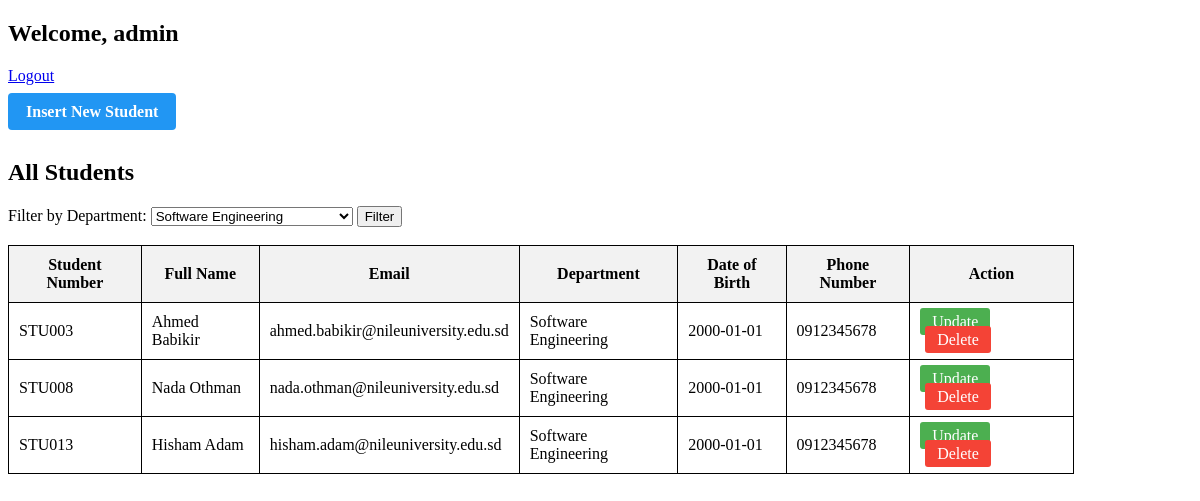
Page /admin.php?department=Software Engineering (signed in) on the committed database.
### tables this page shows
CREATE TABLE `students` (
  `id` int(11) NOT NULL,
  `student_number` varchar(20) DEFAULT NULL,
  `full_name` varchar(100) DEFAULT NULL,
  `email` varchar(100) DEFAULT NULL,
  `department` varchar(100) DEFAULT NULL,
  `date_of_birth` date DEFAULT NULL,
  `phone_number` varchar(20) DEFAULT NULL
);

### admin.php (the view, shortened to what this page needs)
<?php
require "db_connection.php";
$current_user = $_COOKIE['username'];
$selected_department = "";
if (isset($_GET['department'])) {
    $selected_department = $_GET['department'];
}
if ($selected_department != "") {
    $stmt = mysqli_prepare(
        $connection,
        "SELECT * FROM students WHERE department = ?"
    );
    mysqli_stmt_bind_param($stmt, "s", $selected_department);
    mysqli_stmt_execute($stmt);
    $result = mysqli_stmt_get_result($stmt);
} else {
    $result = mysqli_query($connection, "SELECT * FROM students");
}
?>
<!DOCTYPE html>
<html>
<head>
</head>
<body>
<h2>Welcome, <?= htmlspecialchars($current_user) ?></h2>
<a href="logout.php">Logout</a>
<br><br>
<a href="insert.html" class="insert-btn">Insert New Student</a>
<br><br>
<h2>All Students</h2>
<form method="GET">
    <label>Filter by Department:</label>
    <select name="department">
        <?php
        $departments = [
            "Computer Science",
            "Information Technology",
            "Software Engineering",
            "Information Systems",
            "Computer Engineering",
            "Data Science",
            "Cyber Security",
            "Business Administration",
            "Artificial Intelligence",
            "Business Information Systems"
        ];
        foreach ($departments as $dept) {
            $selected = ($selected_department == $dept) ? "selected" : "";
            echo "<option value='$dept' $selected>$dept</option>";
        }
        ?>
    </select>
    <button type="submit">Filter</button>
</form>
<br>
<table>
    <tr>
        <th>Student Number</th>
        <th>Full Name</th>
        <th>Email</th>
        <th>Department</th>
        <th>Date of Birth</th>
        <th>Phone Number</th>
        <th>Action</th>
    </tr>
<?php
while ($row = mysqli_fetch_assoc($result)) {
    echo "<tr>";
    echo "<td>{$row['student_number']}</td>";
    echo "<td>{$row['full_name']}</td>";
    echo "<td>{$row['email']}</td>";
    echo "<td>{$row['department']}</td>";
    echo "<td>{$row['date_of_birth']}</td>";
    echo "<td>{$row['phone_number']}</td>";
    echo "<td>
            <a class='edit-btn' href='update_data.php?student_number={$row['student_number']}'>Update</a>
            <a class='delete-btn'
               href='delete_student.php?student_number={$row['student_number']}'
               onclick=\"return confirm('Delete this student?');\">
               Delete
            </a>
          </td>";
    echo "</tr>";
}
?>
</table>
</body>
</html>

### admin.php (style rules this page uses)
table { border-collapse: collapse; width: 90%; }
th, td { border: 1px solid black; padding: 10px; }
th { background-color: #f2f2f2; }
.edit-btn { background-color: #4CAF50; color: white; padding: 5px 12px; text-decoration: none; border-radius: 3px; }
.insert-btn { background-color: #2196F3; color: white; padding: 10px 18px; text-decoration: none; border-radius: 4px; font-weight: bold; }
.delete-btn { background-color: #f44336; color: white; padding: 5px 12px; text-decoration: none; border-radius: 3px; margin-left: 5px; }

### rows in the picture
students: student_number "STU003", full_name "Ahmed Babikir", email "ahmed.babikir@nileuniversity.edu.sd", department "Software Engineering", date_of_birth "2000-01-01", phone_number "0912345678"
students: student_number "STU008", full_name "Nada Othman", email "nada.othman@nileuniversity.edu.sd", department "Software Engineering", date_of_birth "2000-01-01", phone_number "0912345678"
students: student_number "STU013", full_name "Hisham Adam", email "hisham.adam@nileuniversity.edu.sd", department "Software Engineering", date_of_birth "2000-01-01", phone_number "0912345678"

### other values in the picture
$current_user "admin"
form field department "Software Engineering"
